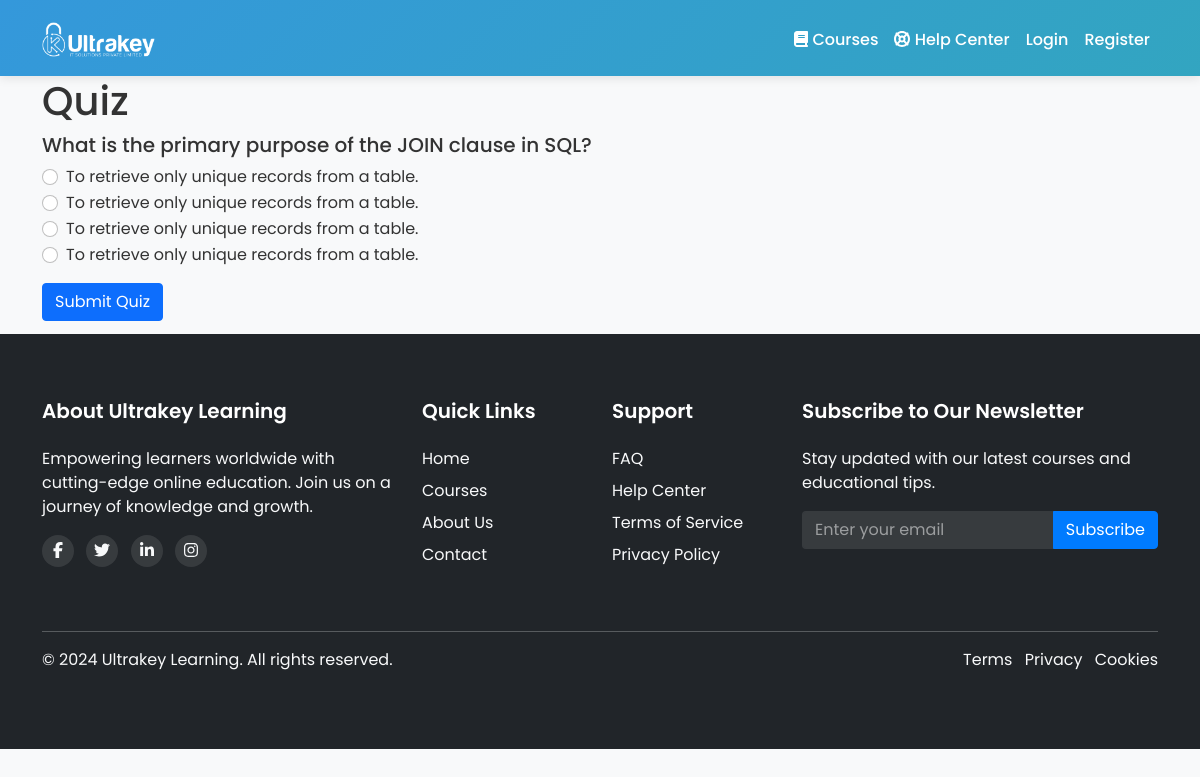
Page /take_quiz.php?class_id=9 on the committed database.
### tables this page shows
CREATE TABLE `quiz_questions` (
  `id` int(11) NOT NULL,
  `class_id` int(11) DEFAULT NULL,
  `question_text` text NOT NULL,
  `correct_answer` int(11) NOT NULL,
  `video_id` int(11) DEFAULT NULL
);

CREATE TABLE `quiz_answers` (
  `id` int(11) NOT NULL,
  `question_id` int(11) DEFAULT NULL,
  `answer_text` text NOT NULL,
  `is_correct` tinyint(1) DEFAULT 0,
  `feedback` text DEFAULT NULL
);

### take_quiz.php (the view, shortened to what this page needs)
<?php
include 'header.php';
$class_id = (int)$_GET['class_id'];
$questions_query = "SELECT * FROM quiz_questions WHERE class_id = ?";
$questions_stmt = mysqli_prepare($conn, $questions_query);
mysqli_stmt_bind_param($questions_stmt, "i", $class_id);
mysqli_stmt_execute($questions_stmt);
$questions_result = mysqli_stmt_get_result($questions_stmt);
?>
<div class="container mt-4">
    <h1>Quiz</h1>
    <form id="quizForm" method="post" action="submit_quiz.php">
        <?php while ($question = mysqli_fetch_assoc($questions_result)): ?>
            <div class="mb-3">
                <h5><?php echo htmlspecialchars($question['question_text']); ?></h5>
                <?php
                $answers_query = "SELECT * FROM quiz_answers WHERE question_id = ?";
                $answers_stmt = mysqli_prepare($conn, $answers_query);
                mysqli_stmt_bind_param($answers_stmt, "i", $question['id']);
                mysqli_stmt_execute($answers_stmt);
                $answers_result = mysqli_stmt_get_result($answers_stmt);
                ?>
                <?php while ($answer = mysqli_fetch_assoc($answers_result)): ?>
                    <div class="form-check">
                        <input class="form-check-input" type="radio" name="question_<?php echo $question['id']; ?>" id="answer_<?php echo $answer['id']; ?>" value="<?php echo $answer['id']; ?>">
                        <label class="form-check-label" for="answer_<?php echo $answer['id']; ?>">
                            <?php echo htmlspecialchars($answer['answer_text']); ?>
                        </label>
                    </div>
                <?php endwhile; ?>
            </div>
        <?php endwhile; ?>
        <button type="submit" class="btn btn-primary">Submit Quiz</button>
    </form>
</div>
<?php include 'footer.php'; ?>

### styles.css (style rules this page uses)
:root { --primary-color: #4a90e2; --secondary-color: #50c878; --background-color: #f8f9fa; --text-color: #333; --navbar-bg-start: #3498db; --navbar-bg-end: #2ecc71; --hover-color: rgba(255, 255, 255, 0.1); --transition-speed: 0.3s; }
body { font-family: 'Poppins', sans-serif; background-color: var(--background-color); color: var(--text-color); }
.container { margin-block: 10px; }

### header.php (style rules this page uses)
.container { margin-top:20px; position: relative; bottom:3px; }

### rows in the picture
quiz_questions: question_text "What is the primary purpose of the JOIN clause in SQL?"
quiz_answers: answer_text "To retrieve only unique records from a table."
quiz_answers: answer_text "To retrieve only unique records from a table."
quiz_answers: answer_text "To retrieve only unique records from a table."
quiz_answers: answer_text "To retrieve only unique records from a table."
